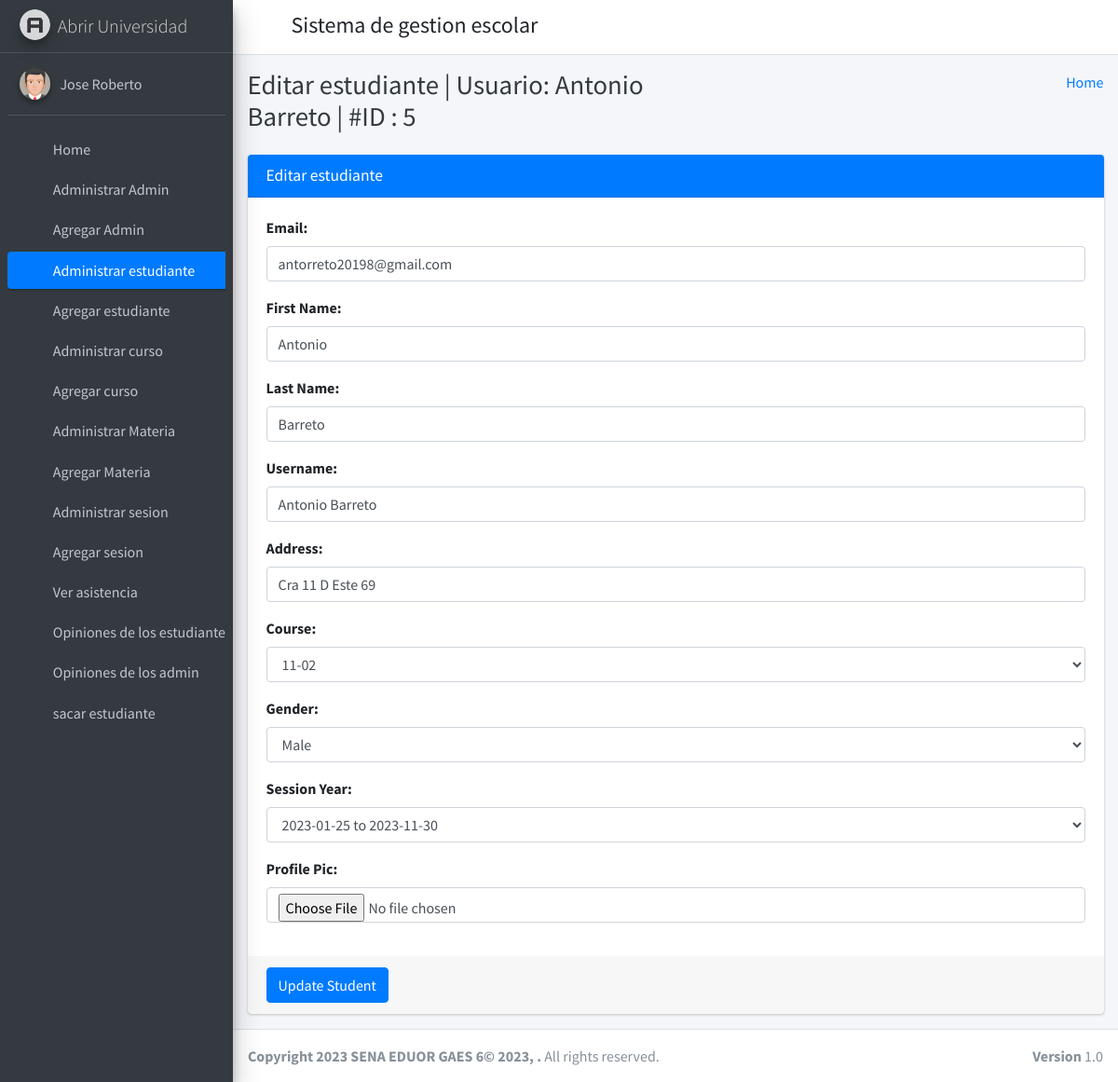
The app's page /edit_student/5 (signed in) with its own data.
### student_management_app/models.py (models this page shows)
class CustomUser(AbstractUser):
    user_type_data = ((1, "HOD"), (2, "Staff"), (3, "Student"))
    user_type = models.CharField(default=1, choices=user_type_data, max_length=10)

class Students(models.Model):
    id = models.AutoField(primary_key=True)
    admin = models.OneToOneField(CustomUser, on_delete = models.CASCADE)
    gender = models.CharField(max_length=50)
    profile_pic = models.FileField()
    address = models.TextField()
    course_id = models.ForeignKey(Courses, on_delete=models.DO_NOTHING, default=1)
    session_year_id = models.ForeignKey(SessionYearModel, on_delete=models.CASCADE)
    created_at = models.DateTimeField(auto_now_add=True)
    updated_at = models.DateTimeField(auto_now=True)
    objects = models.Manager()

### student_management_app/HodViews.py (the view)
# urls.py: path('edit_student/<student_id>', HodViews.edit_student, name="edit_student"),
def edit_student(request, student_id):
    request.session['student_id'] = student_id
    student = Students.objects.get(admin=student_id)
    form = EditStudentForm()
    form.fields['email'].initial = student.admin.email
    form.fields['username'].initial = student.admin.username
    form.fields['first_name'].initial = student.admin.first_name
    form.fields['last_name'].initial = student.admin.last_name
    form.fields['address'].initial = student.address
    form.fields['course_id'].initial = student.course_id.id
    form.fields['gender'].initial = student.gender
    form.fields['session_year_id'].initial = student.session_year_id.id
    context = {
        "id": student_id,
        "username": student.admin.username,
        "form": form
    }
    return render(request, "hod_template/edit_student_template.html", context)

### student_management_app/LoginCheckMiddleWare.py (called while the page is built, shortened)
    def process_view(self, request, view_func, view_args, view_kwargs):
        modulename = view_func.__module__
        user = request.user
        if user.is_authenticated:
            if user.user_type == "1":
                if modulename == "student_management_app.HodViews":
                    pass
                elif modulename == "student_management_app.views" or modulename == "django.views.static":
                    pass
                else:
                    return redirect("admin_home")
            else:
                return redirect("login")
        else:
            if request.path == reverse("login") or request.path == reverse("doLogin"):
                pass
            else:
                return redirect("login")

### student_management_app/templates/hod_template/edit_student_template.html (shortened to what this page needs)
{% extends 'hod_template/base_template.html' %}
{% block page_title %}
    Editar estudiante | Usuario: {{ username }} | #ID : {{ id }}
{% endblock page_title %}
{% block main_content %}
{% load static %}
<section class="content">
        <div class="container-fluid">
            <div class="row">
                <div class="col-md-12">
                    <div class="card card-primary">
                    <div class="card-header">
                        <h3 class="card-title">Editar estudiante</h3>
                    </div>
                    {% url 'edit_student_save' as action_path %}
                    {% include 'hod_template/form_template.html' with messages=messages form=form action_path=action_path button_text="Update Student" %}
                    </div>
                </div>
            </div>
        </div>
      </section>
  {% endblock main_content %}

### student_management_app/templates/hod_template/sidebar_template.html (shortened to what this page needs)
{% load static %}
<aside class="main-sidebar sidebar-dark-primary elevation-4">
      <a href="{% url 'admin_home' %}" class="brand-link">
        <img src="{% static 'dist/img/AdminLTELogo.png' %}" alt="AdminLTE Logo" class="brand-image img-circle elevation-3"
            style="opacity: .8">
        <span class="brand-text font-weight-light">Abrir Universidad</span>
      </a>
      <div class="sidebar">
        <div class="user-panel mt-3 pb-3 mb-3 d-flex">
          <div class="image">
            <img src="{% static 'dist/img/user2-160x160.jpg' %}" class="img-circle elevation-2" alt="User Image">
          </div>
          <div class="info">
            <a href="{% url 'admin_profile' %}" class="d-block">{{ user.first_name }} {{ user.last_name }}</a>
          </div>
        </div>
        <nav class="mt-2">
          <ul class="nav nav-pills nav-sidebar flex-column" data-widget="treeview" role="menu" data-accordion="false">
            <li class="nav-item">
              {% url 'admin_home' as admin_home %}
              <a href="{{ admin_home }}" class="nav-link {% if request.path == admin_home %} active {% endif %}">
                <i class="nav-icon fas fa-tachometer-alt"></i>
                <p>
                  Home
                </p>
              </a>
            </li>
            <li class="nav-item">
              {% url 'manage_staff' as manage_staff %}
              {% url 'edit_staff' staff_id=id as edit_staff %}
              <a href="{{ manage_staff }}" class="nav-link {% if request.path == manage_staff %} active {% endif %} {% if request.path == edit_staff %} active {% endif %}">
                <i class="nav-icon fas fa-chalkboard-teacher"></i>
                <p>
                  Administrar Admin
                </p>
              </a>
            </li>
            <li class="nav-item">
              {% url 'add_staff' as add_staff %}
              <a href="{{ add_staff }}" class="nav-link {% if request.path == add_staff %} active {% endif %}">
                <i class="nav-icon fas fa-th"></i>
                <p>
                  Agregar Admin
                </p>
              </a>
            </li>
            <li class="nav-item">
              {% url 'manage_student' as manage_student %}
              {% url 'edit_student' student_id=id as edit_student %}
              <a href="{{ manage_student }}" class="nav-link {% if request.path == manage_student %} active {% endif %} {% if request.path == edit_student %} active {% endif %}">
                <i class="nav-icon fas fa-user-graduate"></i>
                <p>
                  Administrar estudiante
                </p>
              </a>
            </li>
            <li class="nav-item">
              {% url 'add_student' as add_student %}
              <a href="{{ add_student }}" class="nav-link {% if request.path == add_student %} active {% endif %}">
                <i class="nav-icon fas fa-th"></i>
                <p>
                  Agregar estudiante
                </p>
              </a>
            </li>
            <li class="nav-item">
              {% url 'manage_course' as manage_course %}
              {% url 'edit_course' course_id=id as edit_course %}
              <a href="{{ manage_course }}" class="nav-link {% if request.path == manage_course %} active {% endif %} {% if request.path == edit_course %} active {% endif %}">
                <i class="nav-icon fas fa-chalkboard"></i>
                <p>
                  Administrar curso
                </p>
              </a>
            </li>
            <li class="nav-item">
            {% url 'add_course' as add_course %}
              <a href="{{ add_course }}" class="nav-link {% if request.path == add_course %} active {% endif %}">
                <i class="nav-icon fas fa-th"></i>
                <p>
                  Agregar curso
                </p>
              </a>
            </li>
            <li class="nav-item">
              {% url 'manage_subject' as manage_subject %}
              {% url 'edit_subject' subject_id=id as edit_subject %}
              <a href="{{ manage_subject }}" class="nav-link {% if request.path == manage_subject %} active {% endif %} {% if request.path == edit_subject %} active {% endif %}">
                <i class="nav-icon fas fa-book"></i>
                <p>
                  Administrar Materia
                </p>
              </a>
            </li>
            <li class="nav-item">
              {% url 'add_subject' as add_subject %}
              <a href="{{ add_subject }}" class="nav-link {% if request.path == add_subject %} active {% endif %}">
                <i class="nav-icon fas fa-th"></i>
                <p>
                  Agregar Materia
                </p>
              </a>
            </li>
            <li class="nav-item">
              {% url 'manage_session' as manage_session %}
              {% url 'edit_session' session_id=id as edit_session %}
              <a href="{{ manage_session }}" class="nav-link {% if request.path == manage_session %} active {% endif %} {% if request.path == edit_session %} active {% endif %}">
                <i class="nav-icon fas fa-graduation-cap"></i>
                <p>
                  Administrar sesion
                </p>
              </a>
            </li>
            <li class="nav-item">
              {% url 'add_session' as add_session %}
              <a href="{{ add_session }}" class="nav-link {% if request.path == add_session %} active {% endif %}">
                <i class="nav-icon fas fa-th"></i>
                <p>
                  Agregar sesion
                </p>
              </a>
            </li>
            <li class="nav-item">
              {% url 'admin_view_attendance' as admin_view_attendance %}
              <a href="{{ admin_view_attendance }}" class="nav-link {% if request.path == admin_view_attendance %} active {% endif %}">
                <i class="nav-icon fas fa-calendar-alt"></i>
                <p>
                  Ver asistencia
                </p>
              </a>
            </li>
            <li class="nav-item">
              {% url 'student_feedback_message' as student_feedback_message %}
              <a href="{{ student_feedback_message }}" class="nav-link {% if request.path == student_feedback_message %} active {% endif %}">
                <i class="nav-icon fas fa-th"></i>
                <p>
                  Opiniones de los estudiantes
                </p>
              </a>
            </li>
            <li class="nav-item">
              {% url 'staff_feedback_message' as staff_feedback_message %}
              <a href="{{ staff_feedback_message }}" class="nav-link {% if request.path == staff_feedback_message %} active {% endif %}">
                <i class="nav-icon fas fa-th"></i>
                <p>
                  Opiniones de los admin
                </p>
              </a>
            </li>
            <li class="nav-item">
              {% url 'student_leave_view' as student_leave_view %}
              <a href="{{ student_leave_view }}" class="nav-link {% if request.path == student_leave_view %} active {% endif %}">
                <i class="nav-icon fas fa-th"></i>
                <p>
                  sacar estudiante
                </p>
              </a>
            </li>
            <li class="nav-item">
              {% url 'staff_leave_view' as staff_leave_view %}
              <a href="{{ staff_leave_view }}" class="nav-link {% if request.path == staff_leave_view %} active {% endif %}">
                <p>
                </p>
              </a>
            </li>
          </ul>
        </nav>
      </div>
    </aside>

### student_management_app/templates/hod_template/form_template.html (shortened to what this page needs)
                    <form role="form" method="POST" action="{{ action_path }}" enctype="multipart/form-data">
                        <div class="card-body">
                            {% for field in form %}
                                <div class="form-group">
                                    {{ field.label_tag }}
                                    {{ field }}
                                </div>
                            {% endfor %%}
                        </div>
                        <div class="card-footer">
                        <button type="submit" class="btn btn-primary">{{ button_text }}</button>
                        </div>
                    </form>

### records on screen
CustomUser: first_name "Jose", last_name "Roberto"
CustomUser: username "Antonio Barreto", form "antorreto20198@gmail.com" "Antonio" "Barreto" "Antonio Barreto"
Students: form "Cra 11 D Este 69" "11-02" "Male" "2023-01-25 to 2023-11-30"

### other values on screen
{{ id }} "5"
{{ field.label_tag }} "Email:" "First Name:" "Last Name:" "Username:" "Address:" "Course:" "Gender:" "Session Year:" "Profile Pic:"
{{ button_text }} "Update Student"
